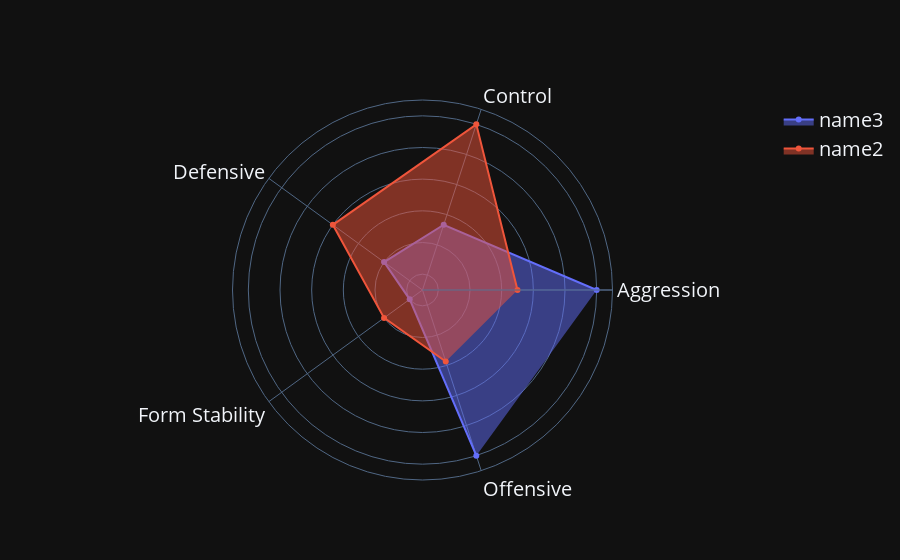

The notebook cell saved with this chart:
### Code cell
playername_list = ["name3","name2"]
radar_capability_comparison(feature_list, test_scaled.loc[playername_list[0]], test_scaled.loc[playername_list[1]], playername_list)

### Figure 1 — Plotly figure (JSON) as saved in the notebook; plotly's stock layout.template omitted (floating-point values rounded to 4 significant figures)
{"data": [{"fill": "toself", "name": "name3", "r": [1, 0.3333, 0.2, 0, 1], "theta": ["Aggression", "Control", "Defensive", "Form Stability", "Offensive"], "type": "scatterpolar"}, {"fill": "toself", "name": "name2", "r": [0.5, 1, 0.6, 0.2, 0.375], "theta": ["Aggression", "Control", "Defensive", "Form Stability", "Offensive"], "type": "scatterpolar"}], "layout": {"font": {"size": 20}, "polar": {"radialaxis": {"range": [-0.1, 1.1], "showticklabels": false, "ticks": ""}}}}
